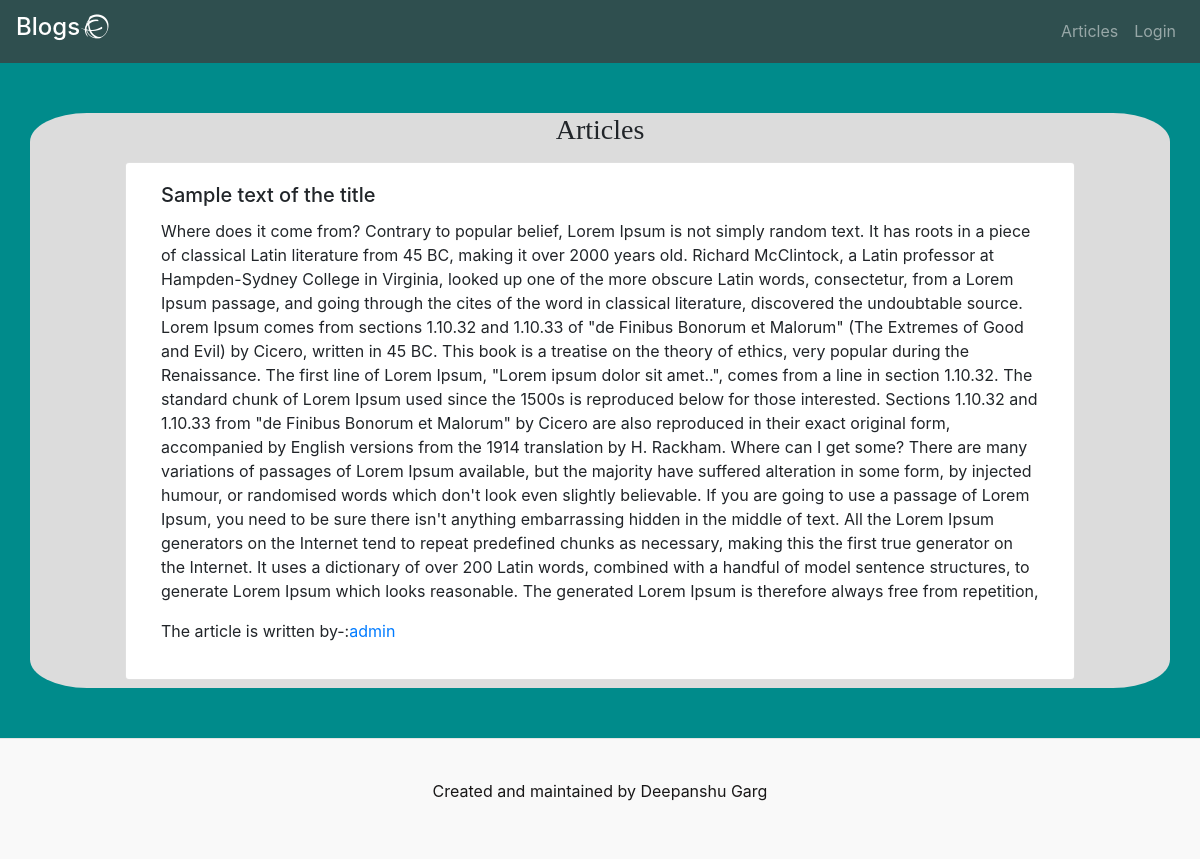
The app's page /author/article/admin with its own data.
### main/models.py (models this page shows, shortened)
class Article(models.Model):
    title = models.CharField(max_length = 100,null=False,blank=False,default="",validators=[MinLengthValidator(10),MaxLengthValidator(100)])
    body = models.CharField(max_length = 2000,validators=[MinLengthValidator(500)])
    author = models.ForeignKey('Author',on_delete=models.CASCADE)

class Author(models.Model):
    name = models.CharField(max_length = 200)
    def __str__(self):
        return self.name

### main/views.py (the view)
# urls.py: path('author/article/<str:name>',views.specificArticleAuthor),
def specificArticleAuthor(request,name):
    author = models.Author.objects.get(name = name)
    print(author)
    article = author.article_set.all()
    context = {
        'models' : article
    }
    return render(request,'nameArticle.html',context = context)

### templates/nameArticle.html (shortened to what this page needs)
{% extends 'base.html' %}
{% load static %}
{% block head %}
<link rel="stylesheet" href="https://maxcdn.bootstrapcdn.com/bootstrap/4.0.0/css/bootstrap.min.css">
<link rel="stylesheet" href="{% static 'main/css/style.css' %}">
{% endblock %}
{% block body %}
{% include 'Components/Navbar.html' %}
<div class="container content">
    <h3 class="text-center">Articles</h3>
    <div class="row">
        {% for model in models %}
        <div class="card col-8 offset-2 col-md-10 offset-md-1 my-2">
            <div class="card-body">
            <h5 class="card-title">{{model.title}}</h5>
            <p class="card-text">{{model.body}}</p>
            <p>The article is written by-:<a href="#">{{model.author}}</a></p>
            </div>
        </div>
        {% endfor %}
    </div>
</div>
{% include 'Components/Footer.html' %}
{% endblock %}

### static/main/css/style.css (style rules this page uses)
body { background-color: darkcyan; }
.content { margin-top: 50px; background-color: gainsboro; border-radius: 5%; }
h3 { font-family: cursive; }

### records on screen
Article: title "Sample text of the title", body "Where does it come from? Contrary to popular belief, Lorem Ipsum is not simply random text. It has roots in a piece of classical Latin literature from 45 BC, making it over 2000 years old. Richard McClintock, a Latin professor at Hampden-Sydney College in Virginia, looked up one of the more obscure Latin words, consectetur, from a Lorem Ipsum passage, and going through the cites of the word in classical literature, discovered the undoubtable source. Lorem Ipsum comes from sections 1.10.32 and 1.10.33 of \"de Finibus Bonorum et Malorum\" (The Extremes of Good and Evil) by Cicero, written in 45 BC. This book is a treatise on the theory of ethics, very popular during the Renaissance. The first…", author "admin"
